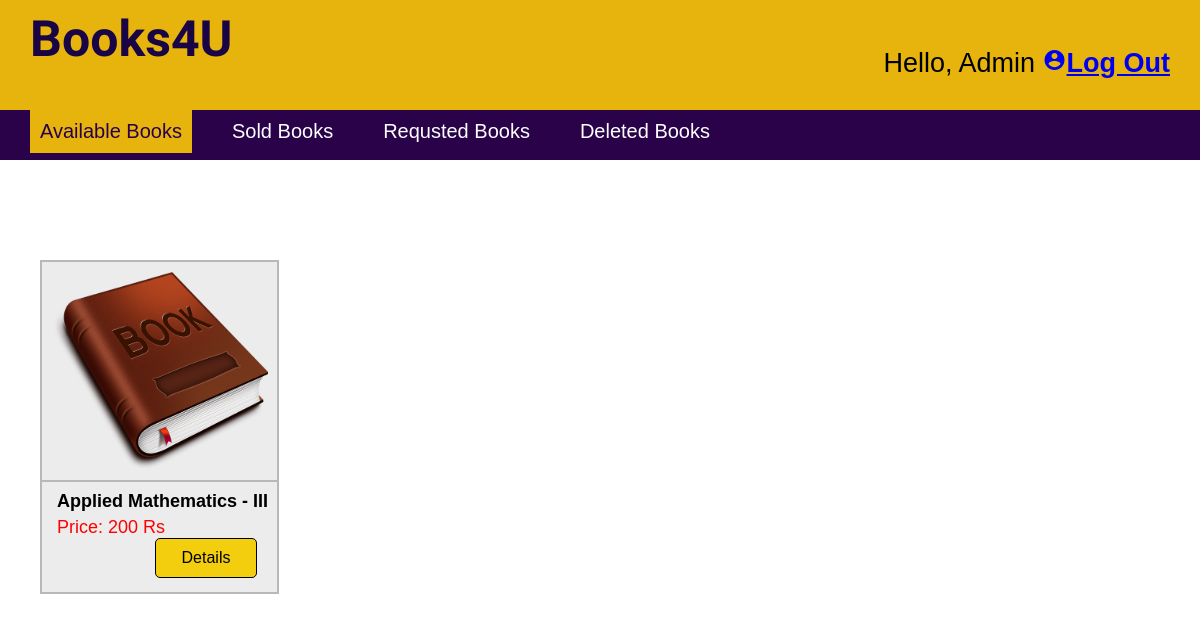
/admin_availablebooks.php (signed in), run on the app's committed database.
### tables this page shows
CREATE TABLE `addbook` (
  `BookId` int(11) NOT NULL,
  `BookName` varchar(30) NOT NULL,
  `AuthName` varchar(20) NOT NULL,
  `Price` int(11) NOT NULL,
  `Description` varchar(255) NOT NULL,
  `BookCondition` varchar(15) NOT NULL,
  `Image` text NOT NULL,
  `RollNo` varchar(10) NOT NULL,
  `BuyStatus` varchar(6) NOT NULL,
  `Buyer` varchar(10) NOT NULL
);

### admin_availablebooks.php (the view, shortened to what this page needs)
<?php
include("includes/connect.php");
if($_SESSION['username'] == true){
?>
    <!DOCTYPE html>
    <html lang="en">
    <head>
    </head>
    <body>
        <header>
            <div class="info">
                <div class="books">
                <b>Books4U</b>
                </div>
                <div class="carlog">
                    <?php
                        echo "Hello, Admin";
                    ?>
                        <b><a href="logout.php" class="px-1"><i class="material-icons" >account_circle</i><span>Log Out</span></a></b>
        </header>
        <div class="s-content">
            <ul>
                <li><a style="color:rgb(41, 2, 73); background-color: rgb(231, 180, 13);" href="#">Available Books</a></li>
                <li><a href="admin_soldbooks.php">Sold Books</a></li>
                <li><a href="admin_requestedbooks.php">Requsted Books</a></li>
                <li><a href="admin_deletedbooks.php">Deleted Books</a></li>
            </ul>
        </div>
        <?php
            $query = "SELECT * FROM addbook WHERE BuyStatus= 'OPEN'";
            $query_run = mysqli_query($conn, $query);
            if(mysqli_num_rows($query_run)>0){
        ?>
        <?php
            while($row = mysqli_fetch_assoc($query_run)){
        ?>
                <div class="gallery">
                    <a target="_blank">
                    <?php echo '<img src = "uploads/'.$row['Image'].'" alt="book" width="600" height="400">'?>
                    </a>
                    <div class="desc"><b><?php echo $row['BookName']?></b></div>
                    <div class="desc" style="color: red;"><?php echo " Price: " . $row["Price"]. " Rs "?></div>
                    <div class="butt">
                        <a href="admin_bookdetails.php?ID=<?php echo $row['BookId']?>" type="submit" name="details" class= "details">Details</a>
                    </div>
                </div>
        <?php
            }
        ?>
        <?php
            }
            else{
                ?>
                <div style="margin-top: 30px; margin-left: 30px;">
                    <p><h2>NO RECORD FOUND</h2></p>
                </div>
                <?php
            }
        ?>
    </body>
<?php
}
else{
    header('location: login.php');
}
?>

### admin_availablebooks.php (style rules this page uses)
body { margin: 0; padding: 0; background-position: center; box-sizing: border-box; }
header { background-color: rgb(231, 180, 13); padding: 10px; height:90px; }
.s-content ul { list-style-type: none; margin: 0; padding: 0; overflow: hidden; background-color: rgb(41, 2, 73); height: 50px; }
.s-content ul li { float: left; }
.s-content ul li a { display: block; color: white; text-align: center; padding: 10px; text-decoration: none; margin-left:30px; font-size:20px; font-family: 'Gill Sans', 'Gill Sans MT', Calibri, 'Trebuchet MS', sans-serif; }
.books { float:left; font-size:50px; color:rgb(25, 5, 70); font-family: 'Michroma', sans-serif; margin-left:20px; }
.carlog { float:right; margin-top:38px; color:black; font-size:27px; font-family: 'Gill Sans', 'Gill Sans MT', Calibri, 'Trebuchet MS', sans-serif; margin-right:20px; }
div.gallery { margin: 40px; border: 2px solid #B8B8B8 ; float: left; height: 330px; width: 235px; background-color: #ffffff; font-family: Sans-serif; background-color: #ECECEC ; margin-top: 100px; }
div.gallery img { padding: 10px; width: 92%; height: 60%; border-bottom: 2px solid #B8B8B8 ; }
div.desc { padding-top: 5px; padding-left: 15px; font-size: 18px; }
.details { background-color: #F2CE0E; width: 100px; border: 1px solid black; color: black; padding: 10px 0px; text-align: center; text-decoration: none; display: inline-block; font-size: 16px; float: right; border-radius: 5px; }
.butt { padding-right: 20px; }

### data on the page
addbook: Image (picture), BookName "Applied Mathematics - III", Price "200"
